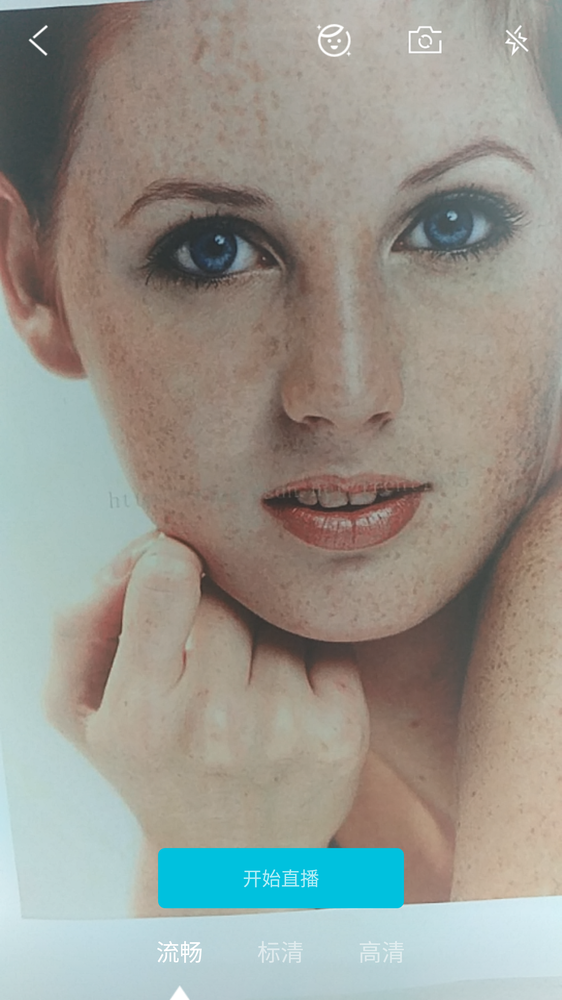
#> input picture resource/ori.png, 562 x 1000 px, shrunk from 1440 x 2560 before the run; the run also reads 1 picture not shown here
$ python utils.py   (Python 2 division)
#> lines starting #> are read from the running program, lines starting #| are printed output that depends on the picture
# -*- coding: utf-8 -*-
# @Time    : 2018/8/15 22:00
# @Author  : jf.zhang
# @File    : utils.py
# @Software: PyCharm


import cv2
import os
import matplotlib.pyplot as plt
import numpy as np
from PIL import Image


def detect_mopi(ori_array, im_array):
  """
  detect whether mopi has started, based on the fact that mopi will smooth the picture
   and it's gradients at sharp points will get turned down.
  :param ori_array:  the 2d nunpy array for original image
  :param mopi_array:  the 2d numpy array for processed image
  :return:
  """
  grad_ori_x, grad_ori_y = np.gradient(ori_array)
  grad_ori = np.sqrt(grad_ori_x**2 + grad_ori_y**2).flatten()
  grad_mopi_x, grad_mopi_y = np.gradient(im_array)
  grad_mopi = np.sqrt(grad_mopi_x**2 + grad_mopi_y**2).flatten()

  grad_ori_low = np.zeros_like(grad_ori)
  grad_ori_low[grad_ori<50] = 1
  grad_mopi_low = np.zeros_like(grad_mopi)
  grad_mopi_low[grad_mopi<50] = 1

  increment = 1 * grad_mopi_low.sum() / grad_ori_low.sum()
  if increment > 1.25:
    return True, increment
  else:
    return False, increment


def detect_dayan(ori_array, im_array):
  pass


if __name__ == "__main__":
  im_dir = "./resource"
  filelist =[f for f in os.listdir(im_dir) if 'png' in f]
  ori_img_name = "ori.png"
  ori_path = os.path.join(im_dir, ori_img_name)
  ori_im = Image.open(ori_path).convert('L')
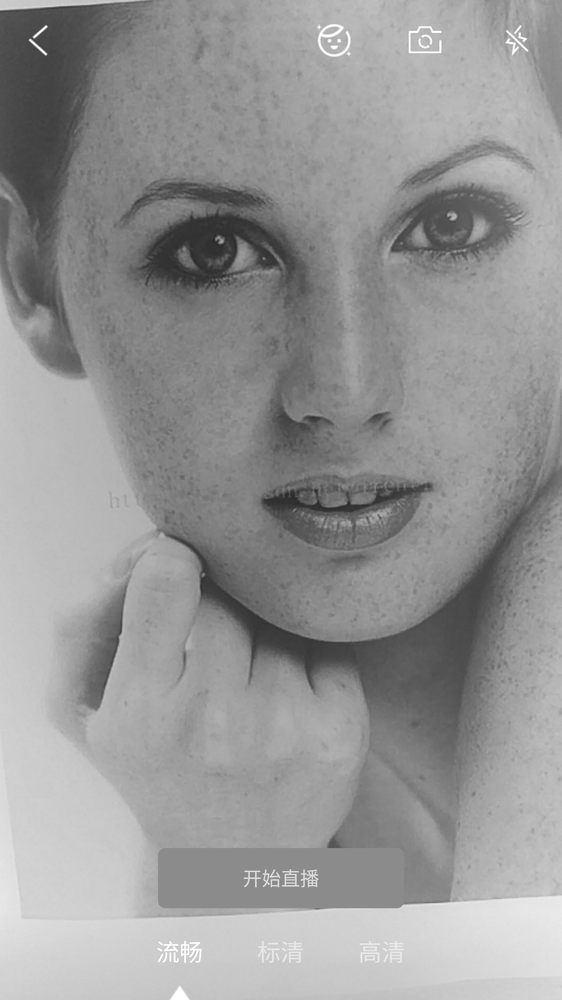
#> ori_im: PIL image 562x1000 L; min 41, max 255, mean 150.2
  ori_array = np.array(ori_im)

  #begin test
  filelist.remove(ori_img_name)
  for item in filelist:
    im_path = os.path.join(im_dir, item)
    im = Image.open(im_path).convert('L')
    im_array = np.array(im)
    # test mopi
    if "mopi" in item:
      state_mp, increment = detect_mopi(ori_array, im_array)
      if state_mp:
        print "successfully detected mopi! detected low gradient increment is {:.3f}".format(increment)
      else:
        print "failed to detect mopi! detected low gradient increment is {:.3f}".format(increment)

    if "dayan" in item:
      detect_dayan(ori_img_name, im_array)
      pass

    if "hongrun" in item:
      pass

    if "meibai" in item:
      pass

    if "saihong" in item:
      pass

    if "shoulian" in item:
      pass
#> pass 2 of the loop `for item in filelist:`:
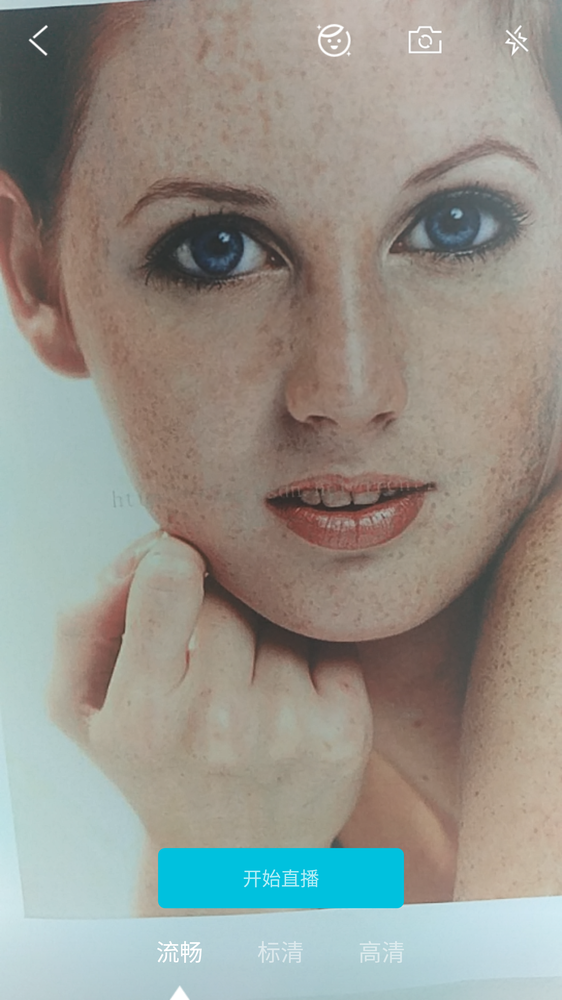
#> input picture resource/dayan_max.png, 562 x 1000 px, shrunk from 1440 x 2560 before the run
#> `im = Image.open(im_path).convert('L')`:
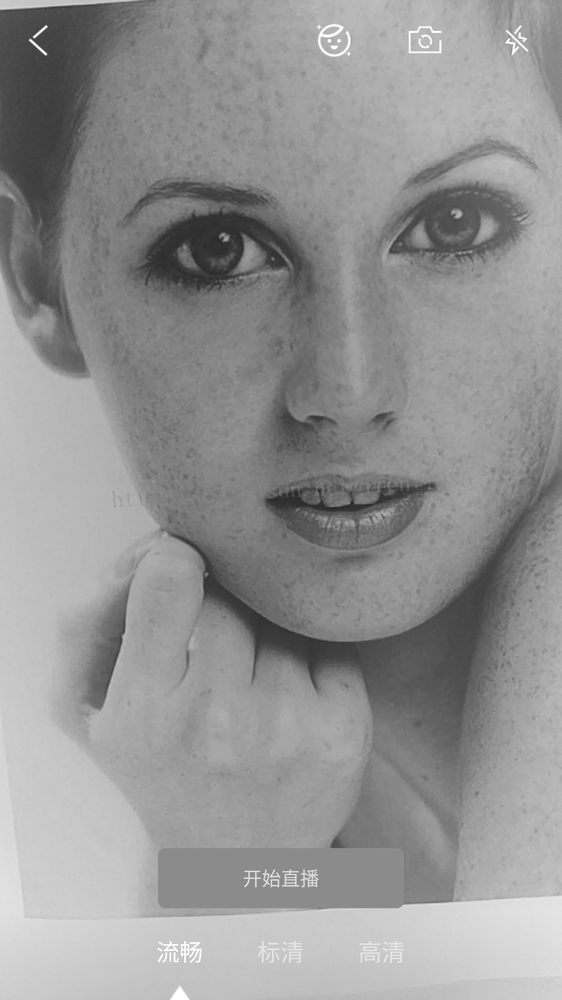
#> im: PIL image 562x1000 L; min 37, max 255, mean 147.7
#> pass 3 of the loop `for item in filelist:`:
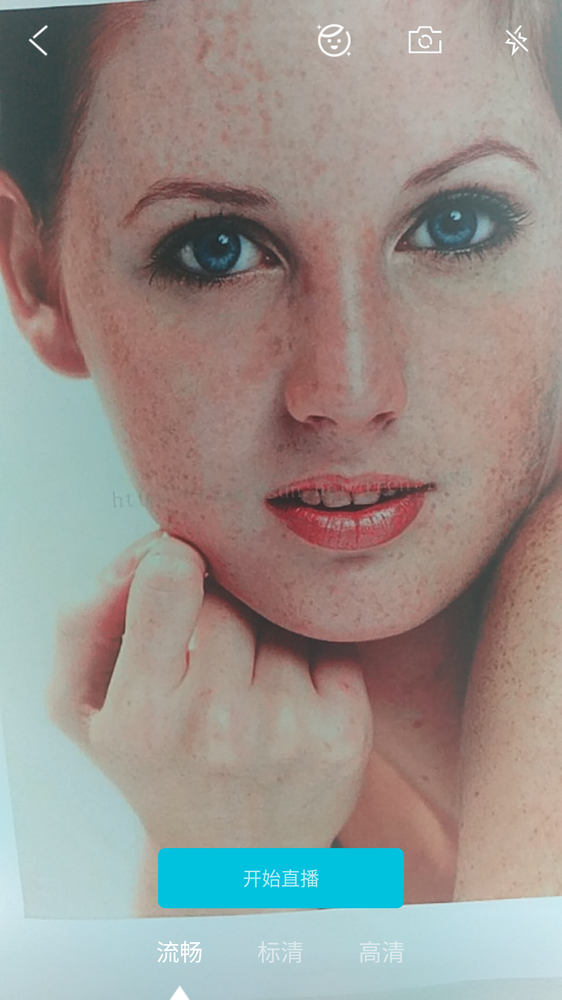
#> input picture resource/hongrun_max.png, 562 x 1000 px, shrunk from 1440 x 2560 before the run
#> `im = Image.open(im_path).convert('L')`:
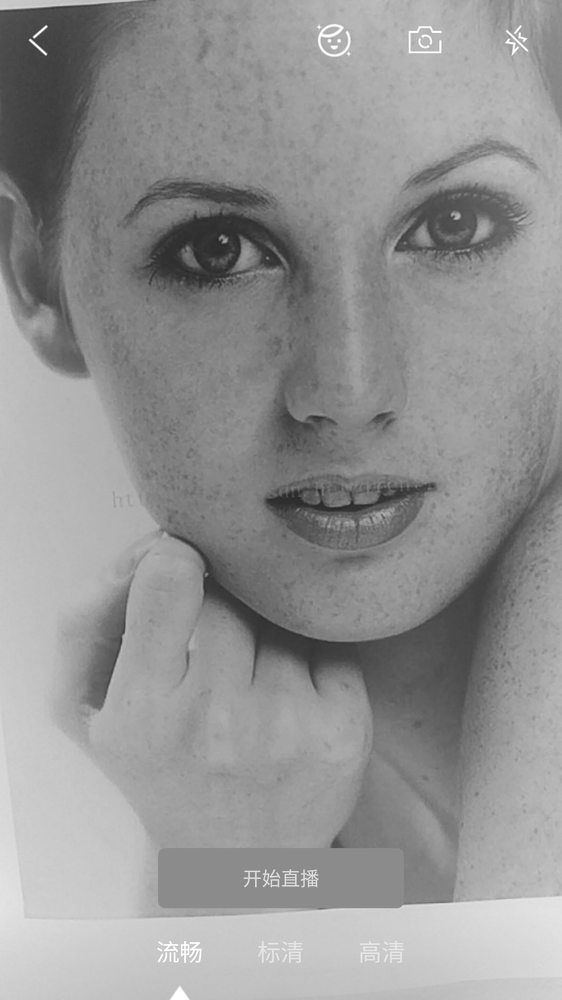
#> im: PIL image 562x1000 L; min 38, max 255, mean 147.4

  print "all tests finished!"
